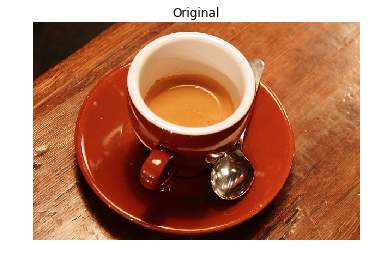
#> input picture PDI/Aula_2/imgs/coffee_original.png, 376 x 264 px, given in place of lena.png, which was not available
$ python code6.py
#> lines starting #> are read from the running program, lines starting #| are printed output that depends on the picture; pictures that were not available may be replaced by others from this repository, and a replacement may not be noted
### PDI/src/pdi_utils.py
import matplotlib.pyplot as plt
import numpy as np


def load_red_roses():
    return plt.imread("PDI//Aula_1//imgs//red_roses.png")

def load_page_image():
    return plt.imread("PDI//Aula_1//imgs//page.jpg")

def load_chess_image():
    return plt.imread("PDI//Aula_1//imgs//chess_gray.png")

def load_woman():
    return plt.imread("PDI//Aula_1//imgs//woman.png")

def load_flipped_seville():
    return plt.imread("PDI//Aula_1//imgs//flipped_seville.png")

def load_lena():
    return plt.imread("PDI//Aula_1//imgs//lena.png")
#> returned value is the input picture: shape (264, 376, 4) float32; mean R, G, B, A 0.726, 0.521, 0.424, 0.719

def load_lools_image():
    return plt.imread("PDI//Aula_2//imgs//shapes52.jpg")

def load_soaps_image():
    return plt.imread("PDI//Aula_2//imgs//soaps.jpg")

def load_building_image():
    return plt.imread("PDI//Aula_2//imgs//toa-sharp-def-3.jpg")

def load_chest_ray_x():
    return plt.imread("PDI//Aula_2//imgs//contrast_00000109_005.png")

def load_aerial_image():
    return plt.imread("PDI//Aula_2//imgs//aerial.png")

def load_rotate_cat():
    return plt.imread("PDI//Aula_2//imgs//cat.jpg")

def show_image(image, title='Image', cmap_type='gray'):
    plt.imshow(image, cmap=cmap_type)
    plt.title(title)
    plt.axis('off')
    plt.show()

def manual_rgb2gray(rgb_img):
    return np.array((rgb_img[:,:,0]*0.29 + rgb_img[:,:,1]*0.59 + rgb_img[:,:,2]*0.11)).astype(int)

### PDI/Aula_2/code6.py
# Import the module and the rotate and rescale functions
from PDI.src.pdi_utils import show_image, load_lena
from PDI.src.pdi_utils import load_lena

image_lena = load_lena()
from skimage.transform import rotate, rescale

# Rotate the image 90 degrees clockwise
rotated_lena_image = rotate(image_lena, -90)
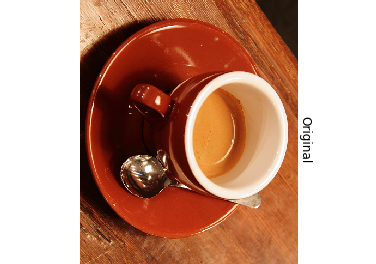
#> rotated_lena_image: shape (264, 376, 4) float32; mean R, G, B, A 0.473, 0.304, 0.23, 0.581; transparent parts drawn white

# Rescale with anti aliasing
rescaled_with_aa = rescale(rotated_lena_image, 1/4, order=1, anti_aliasing=True)
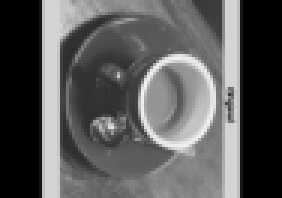
#> rescaled_with_aa: shape (66, 94, 1) float32 (shown 3 times larger); min 0, max 0.951, mean 0.353

# Rescale without anti aliasing
rescaled_without_aa = rescale(rotated_lena_image, 1/4, order=1, anti_aliasing=False)
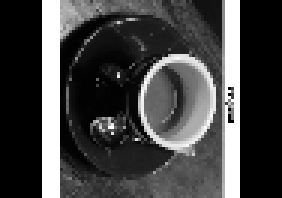
#> rescaled_without_aa: shape (66, 94, 1) float32 (shown 3 times larger); min 0, max 1, mean 0.268

# Show the resulting images
show_image(rescaled_with_aa, "Transformed with anti aliasing")
show_image(rescaled_without_aa, "Transformed without anti aliasing")
